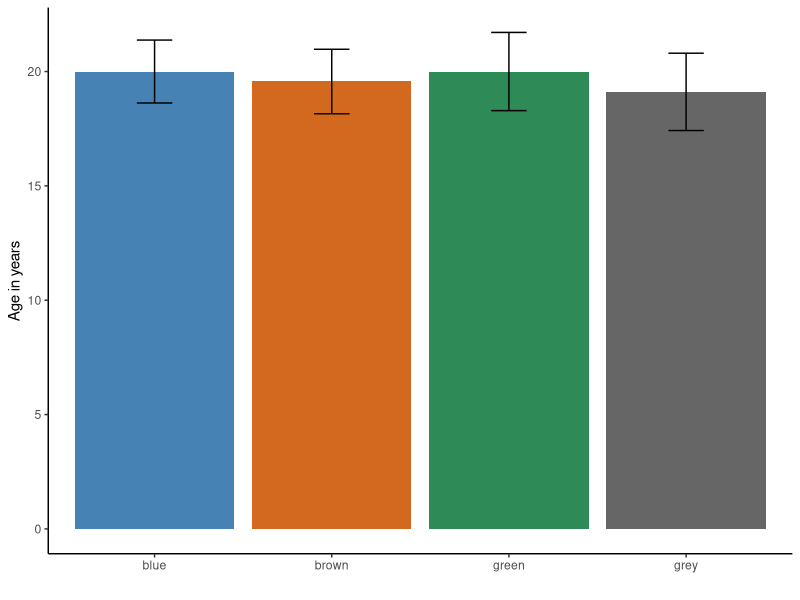

Generate this figure with R:
## ---- chunk 1
knitr::opts_chunk$set(echo = TRUE)
## ---- chunk 2
library(tidyverse)
library(kableExtra)
## ---- chunk 3
n <- 100 # sample size
# let's create us some data
my_data <- tibble(
  id = sample(x = 1000:1999, # numbers we're sampling from
               # how many numbers are we drawing? (n defined in 1st line of code)
              size = n),
  age = sample(x = 18:22,
               size = n,
               # n is larger than number of things we're sampling from so we need
               # sample with replacement
               replace = TRUE),
  eye_col = sample(c("blue", "green", "grey", "brown"),
                   size = n,
                   replace = TRUE,
                   # probabilities of sampling each colour
                   prob = c(.3, .12, .09, .49))
)
my_data
## ---- chunk 4
my_data %>%
  group_by(eye_col) %>%
  summarise(n = n(), # n() counts cases per each level of group (eye_col)
            m_age = mean(age, na.rm = T),
            sd_age = sd(age, na.rm = T)) %>%
  kable(col.names = c("Eye colour", # name columns of table
                      "*N*", # we can use markdown for formatting
                      "*M*~Age~",
                      "*SD*~Age~"),
        # Tables should have captions
        caption = "Table 1. Descriptive statistics of the sample by eye colour",
        digits = 3) %>%
  kable_styling(full_width = FALSE) # for nicer formatting
## ---- chunk 5
my_data %>%
  group_by(eye_col) %>%
  summarise(n = n(),
            m_age = mean(age, na.rm = T),
            sd_age = sd(age, na.rm = T)) %>%
  # if plotting variables in ggplot, we have to put them in aes()
  ggplot(aes(x = eye_col, # x-axis
             y = m_age, # y-axis
             fill = eye_col)) + # colour in bars chart according to levels of eye_col
  geom_bar(stat = "identity") + # plot bars with heights identical to m_age
  geom_errorbar(aes(ymin = m_age - sd_age, # bottom of errorbars
                    ymax = m_age + sd_age), # top of errorbars
                width = .2) + # width of horizontal lines of errorbats
  labs(x = "", y = "Age in years") + # give plot nicer labels
  guides(fill = FALSE) + # remove legend for fill (eye_col)
  theme_classic() + # simple clean theme
  # pick our own colour scheme, one colour for each level of eye_col
  scale_fill_manual(values = c("steelblue", "chocolate", "seagreen", "grey40"))
